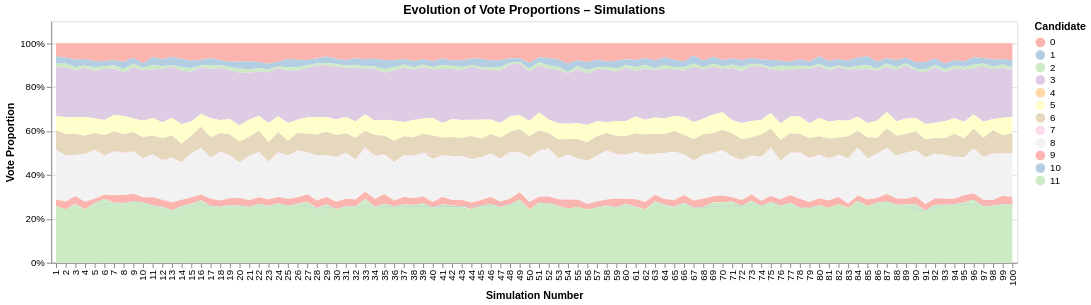

The cell this chart's notebook holds for it:
### Code cell
# Define a color scale based on all candidates
all_candidates = df_simulations['candidate_id'].unique()
color_scale = alt.Scale(domain=sorted(all_candidates), scheme='pastel1')

# Define interactive highlight on mouseover
highlight = alt.selection(type='single', fields=['candidate_id'], on='mouseover', empty='all')

# Create area chart
chart = alt.Chart(df_simulations).mark_area(opacity=0.85).encode(
    x=alt.X('simulation_number:N', title='Simulation Number'),
    y=alt.Y('proportion:Q', stack='center', title='Vote Proportion', axis=alt.Axis(format='.0%')),
    color=alt.Color('candidate_id:N', scale=color_scale, legend=alt.Legend(title='Candidate')),
    opacity=alt.condition(highlight, alt.value(1), alt.value(0.2)),
    tooltip=[
        alt.Tooltip('candidate:N', title='Candidate'),
        alt.Tooltip('proportion:Q', title='Proportion', format='.1%'),
        alt.Tooltip('simulation_number:N', title='Simulation')
    ]
).add_selection(highlight).properties(
    width=1000,
    height=250,
    title="Evolution of Vote Proportions – Simulations"
)

chart

### Figure 1 — Vega-Lite specification as saved in the notebook (floating-point values rounded to 4 significant figures; data arrays with more than 128 entries replaced by an {"elided": "..."} marker saying what was removed)
{"config": {"view": {"continuousWidth": 300, "continuousHeight": 300}}, "data": {"name": "data-fd875e544ef71ecd0447cf35ad0428b5"}, "mark": {"type": "area", "opacity": 0.85}, "encoding": {"color": {"field": "candidate_id", "legend": {"title": "Candidate"}, "scale": {"domain": [0.0, 1.0, 2.0, 3.0, 4.0, 5.0, 6.0, 7.0, 8.0, 9.0, 10.0, 11.0], "scheme": "pastel1"}, "type": "nominal"}, "opacity": {"condition": {"param": "param_1", "value": 1, "empty": true}, "value": 0.2}, "tooltip": [{"field": "candidate", "title": "Candidate", "type": "nominal"}, {"field": "proportion", "format": ".1%", "title": "Proportion", "type": "quantitative"}, {"field": "simulation_number", "title": "Simulation", "type": "nominal"}], "x": {"field": "simulation_number", "title": "Simulation Number", "type": "nominal"}, "y": {"axis": {"format": ".0%"}, "field": "proportion", "stack": "center", "title": "Vote Proportion", "type": "quantitative"}}, "height": 250, "params": [{"name": "param_1", "select": {"type": "point", "fields": ["candidate_id"], "on": "mouseover"}}], "title": "Evolution of Vote Proportions – Simulations", "width": 1000, "$schema": "https://vega.github.io/schema/vega-lite/v5.20.1.json", "datasets": {"data-fd875e544ef71ecd0447cf35ad0428b5": {"elided": "1032 records"}}}
